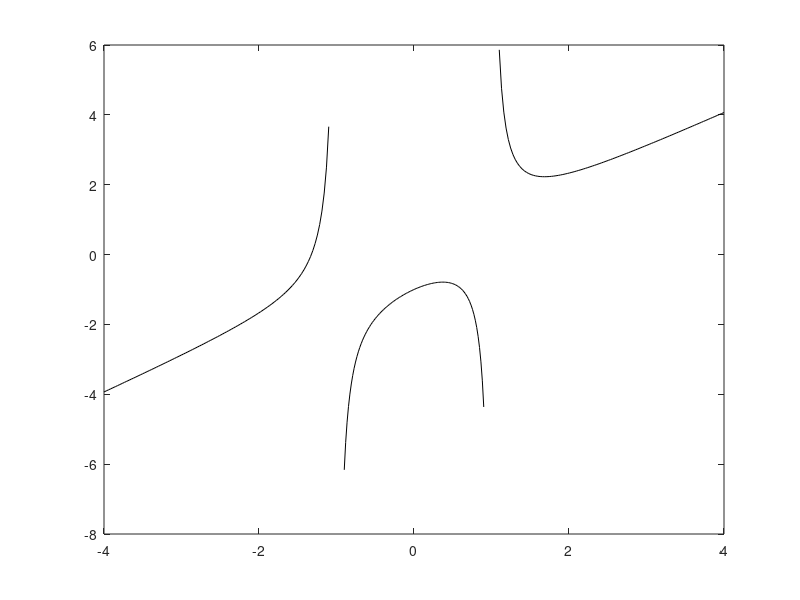

The MATLAB script that drew this image:
x1 = linspace(-4,-1.1,100);
x2 = linspace(-0.9,0.9,100);
x3 = linspace(1.1,4,100);
y1 = x1+1./(x1.^2-1);
y2 = x2+1./(x2.^2-1);
y3 = x3+1./(x3.^2-1);
plot(x1,y1,'k', x2,y2,'k', x3,y3,'k')
